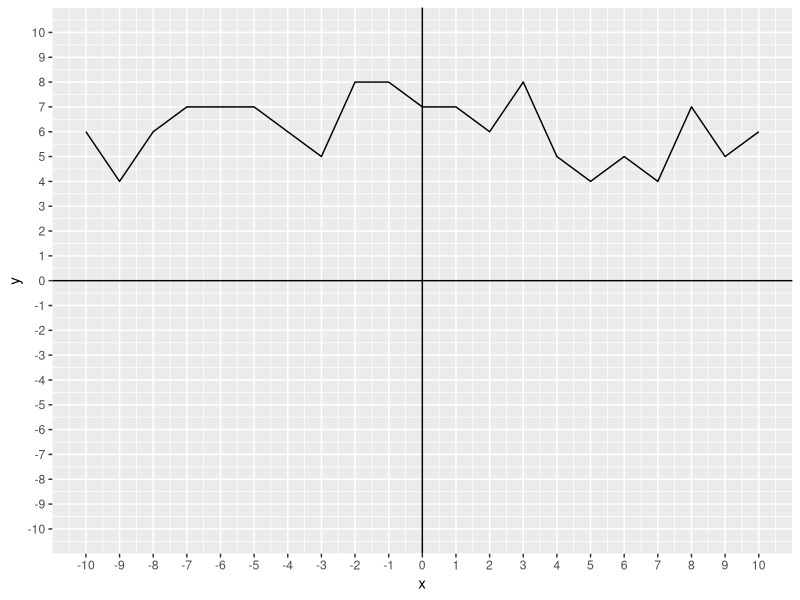
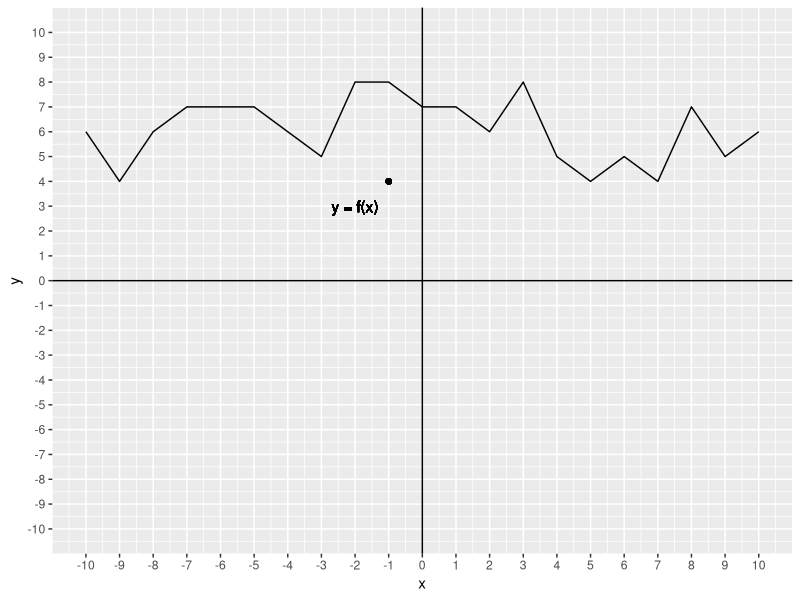
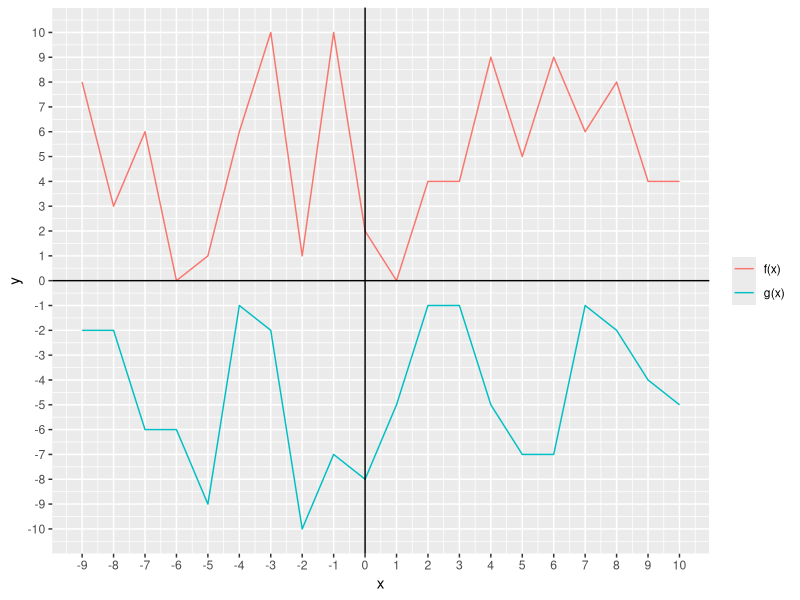
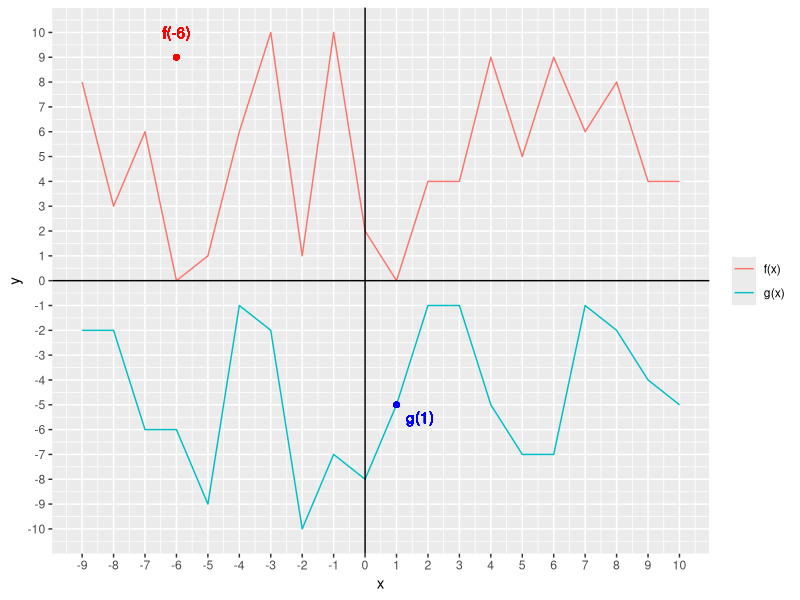
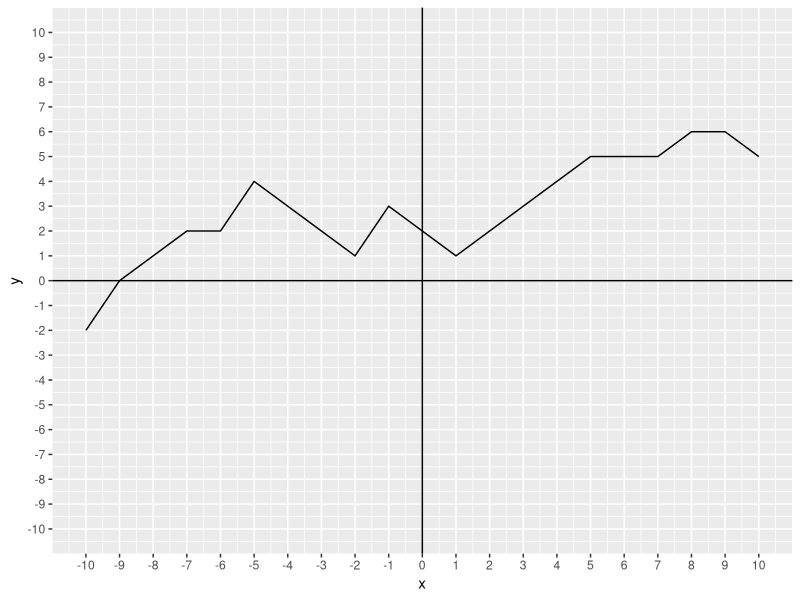
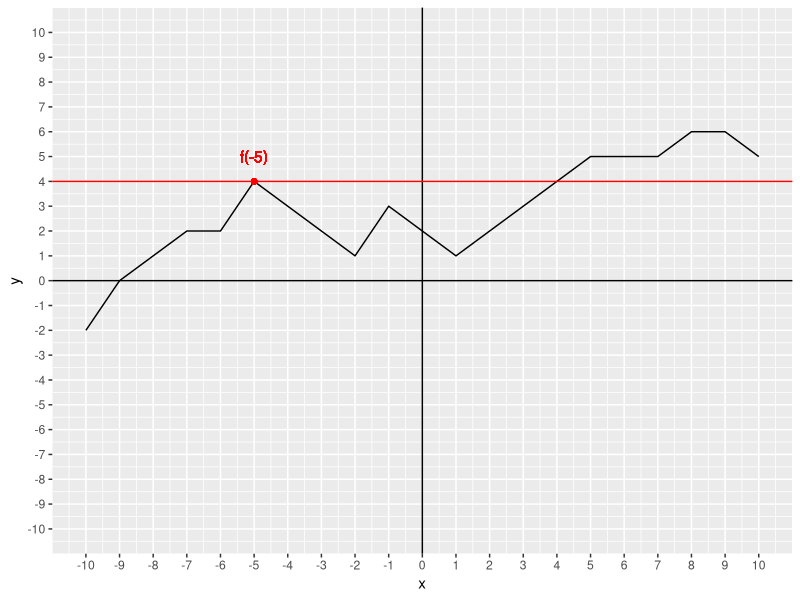

Generate these figures, in order, with R:
## ---- chunk 1
library(ggplot2)
## ---- chunk 2
set.seed(24880)
m <- data.frame(x = seq(-10, 10, by = 1), 
                y = sample(4:8, 21, replace = TRUE))

ggplot(data = m, aes(x = x, y = y)) + 
    geom_line() + 
    expand_limits(y = c(-10, 10)) + 
    geom_vline(xintercept = 0) + 
    geom_hline(yintercept = 0) +
    scale_y_continuous(breaks = seq(-10, 10, 1)) + 
    scale_x_continuous(breaks = seq(-10, 10, 1))
## ---- chunk 3
ggplot(data = m, aes(x = x, y = y)) + 
    geom_line() + 
    expand_limits(y = c(-10, 10)) + 
    geom_vline(xintercept = 0) + 
    geom_hline(yintercept = 0) + 
    geom_point(x = -1, y = 4) + 
    geom_text(label = "y = f(x)", x = -2, y = 3) + 
    scale_y_continuous(breaks = seq(-10, 10, 1)) + 
    scale_x_continuous(breaks = seq(-10, 10, 1))
## ---- chunk 4
set.seed(1)
m <- data.frame(x = rep(seq(-9, 10, by = 1), times = 1, each = 1), 
                y = c(sample(0:10, 20, replace = TRUE), sample(-10:0, 20, replace = TRUE)), 
                z = rep(c("f", "g"), times = 1, each = 20))

ggplot(data = m, aes(x = x, y = y, colour = z)) + 
    geom_line() + 
    geom_vline(xintercept = 0) + 
    geom_hline(yintercept = 0) + 
    scale_y_continuous(breaks = seq(-10, 10, 1)) + 
    scale_x_continuous(breaks = seq(-10, 10, 1)) + 
    theme(legend.title = element_blank()) + 
    scale_colour_discrete(labels = c("f(x)", "g(x)"))
## ---- chunk 5
ggplot(data = m, aes(x = x, y = y, colour = z)) + 
    geom_line() + 
    geom_vline(xintercept = 0) + 
    geom_hline(yintercept = 0) + 
    scale_y_continuous(breaks = seq(-10, 10, 1)) + 
    scale_x_continuous(breaks = seq(-10, 10, 1)) + 
    theme(legend.title = element_blank()) + 
    scale_colour_discrete(labels = c("f(x)", "g(x)")) + 
    geom_point(x = -6, y = 9, colour = "red") + 
    geom_text(label = "f(-6)", x = -6, y = 10, colour = "red") + 
    geom_point(x = 1, y = -5, colour = "blue") + 
    geom_text(label = "g(1)", x = 1.75, y = -5.5, colour = "blue")
## ---- chunk 6
m <- data.frame(x = c(seq(-10, 10)), 
                y = c(-2, 0, 1, 2, 2, 4, 3, 2, 1, 3, 2, 1, 2, 3, 4, 5, 5, 5, 6, 6, 5))

ggplot(data = m, aes(x = x, y = y)) + 
    geom_line() + 
    expand_limits(y = c(-10, 10)) + 
    geom_vline(xintercept = 0) + 
    geom_hline(yintercept = 0) + 
    scale_y_continuous(breaks = seq(-10, 10, 1)) + 
    scale_x_continuous(breaks = seq(-10, 10, 1))
## ---- chunk 7
 ggplot(data = m, aes(x = x, y = y)) + 
    geom_line() + 
    expand_limits(y = c(-10, 10)) + 
    geom_vline(xintercept = 0) + 
    geom_hline(yintercept = 0) + 
    scale_y_continuous(breaks = seq(-10, 10, 1)) + 
    scale_x_continuous(breaks = seq(-10, 10, 1)) + 
    geom_point(x = -5, y = 4, colour = "red") + 
    geom_text(label = "f(-5)", x = -5, y = 5, colour = "red") + 
    geom_hline(yintercept = 4, colour = "red")
